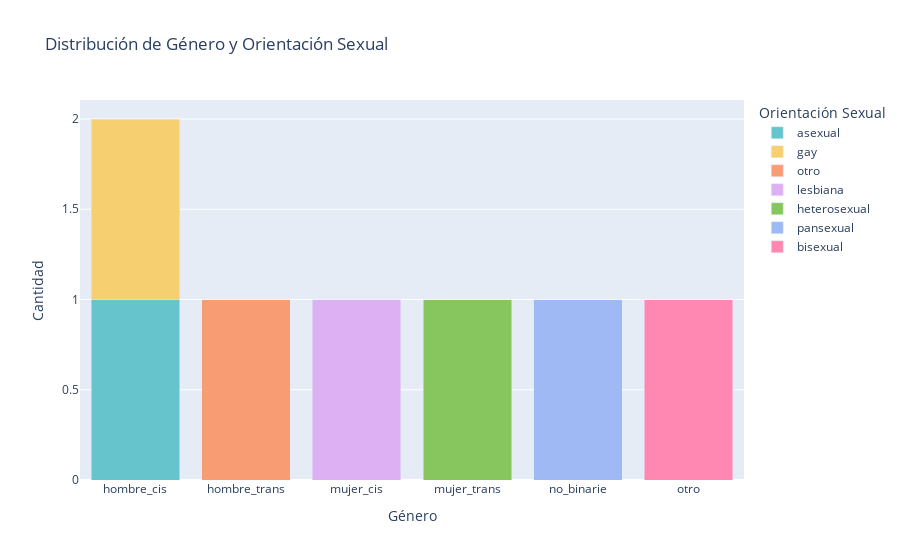

This figure's notebook cell:
### Code cell
fig = barras_apiladas_genero_orientacion(df_3)
fig.show()

### Figure 1 — Plotly figure (JSON) as saved in the notebook; plotly's stock layout.template omitted (floating-point values rounded to 4 significant figures)
{"data": [{"alignmentgroup": "True", "hovertemplate": "Orientación Sexual=asexual<br>Género=%{x}<br>Cantidad=%{y}<extra></extra>", "legendgroup": "asexual", "marker": {"color": "rgb(102, 197, 204)", "pattern": {"shape": ""}}, "name": "asexual", "offsetgroup": "asexual", "orientation": "v", "showlegend": true, "textposition": "auto", "type": "bar", "x": ["hombre_cis"], "xaxis": "x", "y": [1], "yaxis": "y"}, {"alignmentgroup": "True", "hovertemplate": "Orientación Sexual=gay<br>Género=%{x}<br>Cantidad=%{y}<extra></extra>", "legendgroup": "gay", "marker": {"color": "rgb(246, 207, 113)", "pattern": {"shape": ""}}, "name": "gay", "offsetgroup": "gay", "orientation": "v", "showlegend": true, "textposition": "auto", "type": "bar", "x": ["hombre_cis"], "xaxis": "x", "y": [1], "yaxis": "y"}, {"alignmentgroup": "True", "hovertemplate": "Orientación Sexual=otro<br>Género=%{x}<br>Cantidad=%{y}<extra></extra>", "legendgroup": "otro", "marker": {"color": "rgb(248, 156, 116)", "pattern": {"shape": ""}}, "name": "otro", "offsetgroup": "otro", "orientation": "v", "showlegend": true, "textposition": "auto", "type": "bar", "x": ["hombre_trans"], "xaxis": "x", "y": [1], "yaxis": "y"}, {"alignmentgroup": "True", "hovertemplate": "Orientación Sexual=lesbiana<br>Género=%{x}<br>Cantidad=%{y}<extra></extra>", "legendgroup": "lesbiana", "marker": {"color": "rgb(220, 176, 242)", "pattern": {"shape": ""}}, "name": "lesbiana", "offsetgroup": "lesbiana", "orientation": "v", "showlegend": true, "textposition": "auto", "type": "bar", "x": ["mujer_cis"], "xaxis": "x", "y": [1], "yaxis": "y"}, {"alignmentgroup": "True", "hovertemplate": "Orientación Sexual=heterosexual<br>Género=%{x}<br>Cantidad=%{y}<extra></extra>", "legendgroup": "heterosexual", "marker": {"color": "rgb(135, 197, 95)", "pattern": {"shape": ""}}, "name": "heterosexual", "offsetgroup": "heterosexual", "orientation": "v", "showlegend": true, "textposition": "auto", "type": "bar", "x": ["mujer_trans"], "xaxis": "x", "y": [1], "yaxis": "y"}, {"alignmentgroup": "True", "hovertemplate": "Orientación Sexual=pansexual<br>Género=%{x}<br>Cantidad=%{y}<extra></extra>", "legendgroup": "pansexual", "marker": {"color": "rgb(158, 185, 243)", "pattern": {"shape": ""}}, "name": "pansexual", "offsetgroup": "pansexual", "orientation": "v", "showlegend": true, "textposition": "auto", "type": "bar", "x": ["no_binarie"], "xaxis": "x", "y": [1], "yaxis": "y"}, {"alignmentgroup": "True", "hovertemplate": "Orientación Sexual=bisexual<br>Género=%{x}<br>Cantidad=%{y}<extra></extra>", "legendgroup": "bisexual", "marker": {"color": "rgb(254, 136, 177)", "pattern": {"shape": ""}}, "name": "bisexual", "offsetgroup": "bisexual", "orientation": "v", "showlegend": true, "textposition": "auto", "type": "bar", "x": ["otro"], "xaxis": "x", "y": [1], "yaxis": "y"}], "layout": {"barmode": "stack", "legend": {"title": {"text": "Orientación Sexual"}, "tracegroupgap": 0}, "title": {"text": "Distribución de Género y Orientación Sexual"}, "xaxis": {"anchor": "y", "domain": [0, 1], "title": {"text": "Género"}}, "yaxis": {"anchor": "x", "domain": [0, 1], "title": {"text": "Cantidad"}}}}
